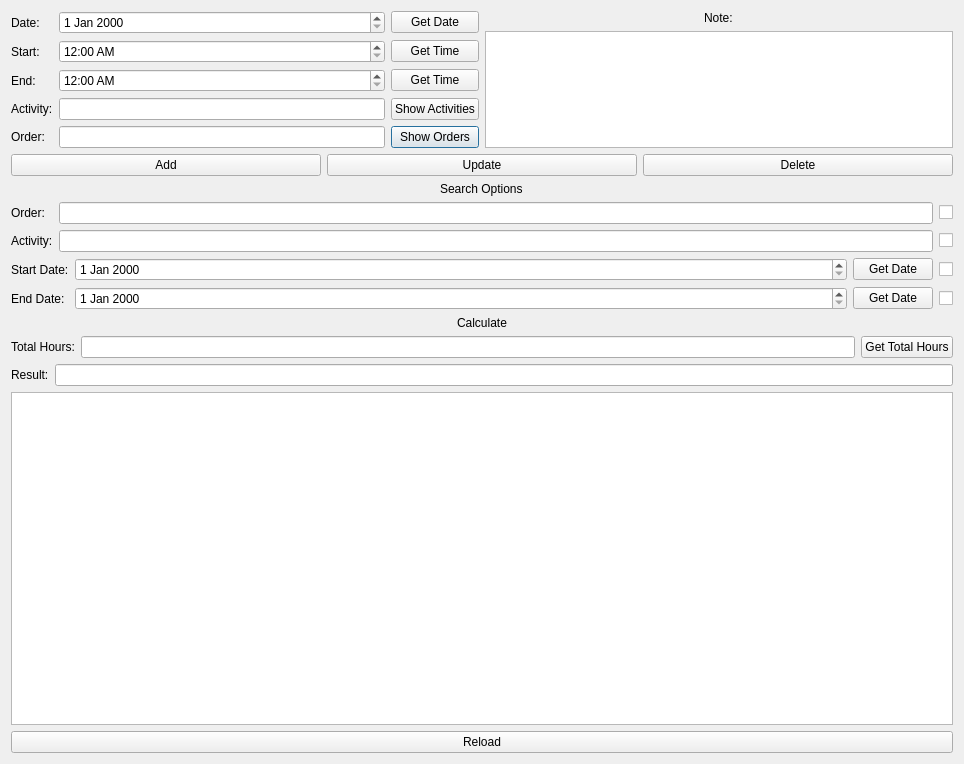
<?xml version="1.0" encoding="UTF-8"?>
<ui version="4.0">
 <class>LogDialog</class>
 <widget class="QDialog" name="LogDialog">
  <property name="geometry">
   <rect>
    <x>0</x>
    <y>0</y>
    <width>964</width>
    <height>764</height>
   </rect>
  </property>
  <property name="windowTitle">
   <string>Log</string>
  </property>
  <property name="sizeGripEnabled">
   <bool>false</bool>
  </property>
  <layout class="QGridLayout" name="gridLayout">
   <item row="0" column="0">
    <layout class="QVBoxLayout" name="MainLayout" stretch="1,0,4,0">
     <item>
      <layout class="QHBoxLayout" name="InputLayout">
       <item>
        <layout class="QGridLayout" name="SelectionGrid" columnstretch="0,0,0">
         <item row="4" column="2">
          <widget class="QPushButton" name="ShowOrdersButton">
           <property name="text">
            <string>Show Orders</string>
           </property>
          </widget>
         </item>
         <item row="3" column="1">
          <widget class="QLineEdit" name="ActivitiesText"/>
         </item>
         <item row="3" column="0">
          <widget class="QLabel" name="ActivityLabel">
           <property name="text">
            <string>Activity:</string>
           </property>
          </widget>
         </item>
         <item row="1" column="2">
          <widget class="QPushButton" name="GetStartButton">
           <property name="text">
            <string>Get Time</string>
           </property>
          </widget>
         </item>
         <item row="1" column="1">
          <widget class="QTimeEdit" name="StartSelect">
           <property name="displayFormat">
            <string>hh:mm AP</string>
           </property>
          </widget>
         </item>
         <item row="2" column="0">
          <widget class="QLabel" name="EndLabel">
           <property name="text">
            <string>End:</string>
           </property>
          </widget>
         </item>
         <item row="3" column="2">
          <widget class="QPushButton" name="ShowActivitiesButton">
           <property name="text">
            <string>Show Activities</string>
           </property>
          </widget>
         </item>
         <item row="0" column="2">
          <widget class="QPushButton" name="GetDateButton">
           <property name="text">
            <string>Get Date</string>
           </property>
          </widget>
         </item>
         <item row="4" column="0">
          <widget class="QLabel" name="OrderLabel">
           <property name="text">
            <string>Order:</string>
           </property>
          </widget>
         </item>
         <item row="1" column="0">
          <widget class="QLabel" name="StartLabel">
           <property name="text">
            <string>Start:</string>
           </property>
          </widget>
         </item>
         <item row="2" column="1">
          <widget class="QTimeEdit" name="EndSelect">
           <property name="displayFormat">
            <string>hh:mm AP</string>
           </property>
          </widget>
         </item>
         <item row="0" column="0">
          <widget class="QLabel" name="DateLabel">
           <property name="text">
            <string>Date:</string>
           </property>
          </widget>
         </item>
         <item row="2" column="2">
          <widget class="QPushButton" name="GetEndButton">
           <property name="text">
            <string>Get Time</string>
           </property>
          </widget>
         </item>
         <item row="0" column="1">
          <widget class="QDateEdit" name="DataSelect"/>
         </item>
         <item row="4" column="1">
          <widget class="QLineEdit" name="OrderText"/>
         </item>
        </layout>
       </item>
       <item>
        <layout class="QVBoxLayout" name="NoteLayout">
         <item alignment="Qt::AlignHCenter">
          <widget class="QLabel" name="NoteLabel">
           <property name="text">
            <string>Note:</string>
           </property>
           <property name="textFormat">
            <enum>Qt::PlainText</enum>
           </property>
           <property name="wordWrap">
            <bool>false</bool>
           </property>
          </widget>
         </item>
         <item>
          <widget class="QTextEdit" name="NoteBox"/>
         </item>
        </layout>
       </item>
      </layout>
     </item>
     <item>
      <layout class="QVBoxLayout" name="OutputLayout">
       <item>
        <layout class="QHBoxLayout" name="ModificationLayout">
         <item>
          <widget class="QPushButton" name="AddButton">
           <property name="text">
            <string>Add</string>
           </property>
          </widget>
         </item>
         <item>
          <widget class="QPushButton" name="UpdateButton">
           <property name="text">
            <string>Update</string>
           </property>
          </widget>
         </item>
         <item>
          <widget class="QPushButton" name="DeleteButton">
           <property name="text">
            <string>Delete</string>
           </property>
          </widget>
         </item>
        </layout>
       </item>
       <item>
        <layout class="QGridLayout" name="SearchSection">
         <item row="0" column="0" alignment="Qt::AlignHCenter">
          <widget class="QLabel" name="SearchLabel">
           <property name="text">
            <string>Search Options</string>
           </property>
          </widget>
         </item>
         <item row="1" column="0">
          <layout class="QVBoxLayout" name="SearchContainer">
           <item>
            <layout class="QGridLayout" name="SearchGrid">
             <item row="0" column="2">
              <widget class="QCheckBox" name="EnableOrder">
               <property name="text">
                <string/>
               </property>
              </widget>
             </item>
             <item row="1" column="2">
              <widget class="QCheckBox" name="EnableActivity">
               <property name="text">
                <string/>
               </property>
              </widget>
             </item>
             <item row="1" column="0">
              <widget class="QLabel" name="ActivitySearchLabel">
               <property name="text">
                <string>Activity:</string>
               </property>
              </widget>
             </item>
             <item row="0" column="0">
              <widget class="QLabel" name="OrderSearchLabel">
               <property name="text">
                <string>Order:</string>
               </property>
              </widget>
             </item>
             <item row="1" column="1">
              <widget class="QLineEdit" name="ActivitySearch"/>
             </item>
             <item row="0" column="1">
              <widget class="QLineEdit" name="OrderSearch"/>
             </item>
            </layout>
           </item>
           <item>
            <layout class="QGridLayout" name="DateGrid" columnstretch="0,1,0,0">
             <item row="1" column="2">
              <widget class="QPushButton" name="GetDateEndDate">
               <property name="text">
                <string>Get Date</string>
               </property>
              </widget>
             </item>
             <item row="0" column="1">
              <widget class="QDateEdit" name="StartDate"/>
             </item>
             <item row="1" column="0">
              <widget class="QLabel" name="EndDateLabel">
               <property name="text">
                <string>End Date:</string>
               </property>
              </widget>
             </item>
             <item row="1" column="1">
              <widget class="QDateEdit" name="EndDate"/>
             </item>
             <item row="0" column="0">
              <widget class="QLabel" name="StartDateLabel">
               <property name="text">
                <string>Start Date:</string>
               </property>
              </widget>
             </item>
             <item row="0" column="2">
              <widget class="QPushButton" name="GetDateStartDate">
               <property name="text">
                <string>Get Date</string>
               </property>
              </widget>
             </item>
             <item row="0" column="3">
              <widget class="QCheckBox" name="EnableStart">
               <property name="text">
                <string/>
               </property>
              </widget>
             </item>
             <item row="1" column="3">
              <widget class="QCheckBox" name="EnableEnd">
               <property name="text">
                <string/>
               </property>
              </widget>
             </item>
            </layout>
           </item>
          </layout>
         </item>
        </layout>
       </item>
       <item>
        <layout class="QVBoxLayout" name="CalculateSeciton">
         <item alignment="Qt::AlignHCenter">
          <widget class="QLabel" name="CalculateLabel">
           <property name="text">
            <string>Calculate</string>
           </property>
          </widget>
         </item>
         <item>
          <layout class="QHBoxLayout" name="CalculateContainer">
           <item>
            <widget class="QLabel" name="CalculateTimeLabel">
             <property name="text">
              <string>Total Hours:</string>
             </property>
            </widget>
           </item>
           <item>
            <widget class="QLineEdit" name="TotalHours">
             <property name="enabled">
              <bool>true</bool>
             </property>
             <property name="readOnly">
              <bool>true</bool>
             </property>
            </widget>
           </item>
           <item>
            <widget class="QPushButton" name="GetTotalHours">
             <property name="text">
              <string>Get Total Hours</string>
             </property>
            </widget>
           </item>
          </layout>
         </item>
        </layout>
       </item>
       <item>
        <layout class="QHBoxLayout" name="ResultLayout">
         <item>
          <widget class="QLabel" name="OutputLabel">
           <property name="text">
            <string>Result:</string>
           </property>
          </widget>
         </item>
         <item>
          <widget class="QLineEdit" name="OutputText">
           <property name="readOnly">
            <bool>true</bool>
           </property>
          </widget>
         </item>
        </layout>
       </item>
      </layout>
     </item>
     <item>
      <widget class="QTableView" name="LogTable"/>
     </item>
     <item>
      <widget class="QPushButton" name="Reload">
       <property name="text">
        <string>Reload</string>
       </property>
      </widget>
     </item>
    </layout>
   </item>
  </layout>
 </widget>
 <tabstops>
  <tabstop>DataSelect</tabstop>
  <tabstop>GetDateButton</tabstop>
  <tabstop>StartSelect</tabstop>
  <tabstop>GetStartButton</tabstop>
  <tabstop>EndSelect</tabstop>
  <tabstop>GetEndButton</tabstop>
  <tabstop>ShowActivitiesButton</tabstop>
  <tabstop>ShowOrdersButton</tabstop>
  <tabstop>NoteBox</tabstop>
  <tabstop>AddButton</tabstop>
  <tabstop>UpdateButton</tabstop>
  <tabstop>DeleteButton</tabstop>
  <tabstop>OutputText</tabstop>
  <tabstop>LogTable</tabstop>
 </tabstops>
 <resources/>
 <connections/>
</ui>
